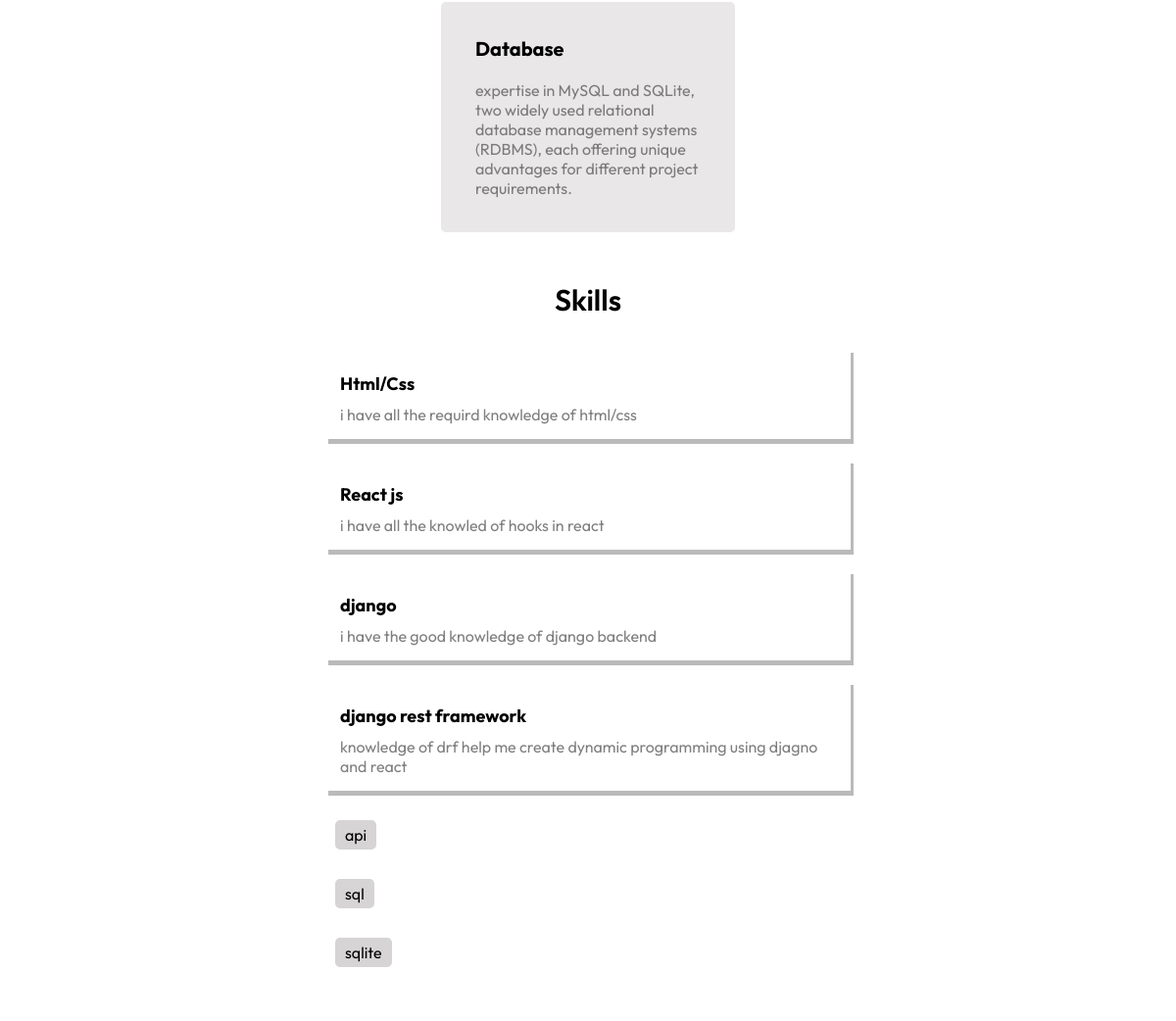
Before: / (middle part) with the older database file.
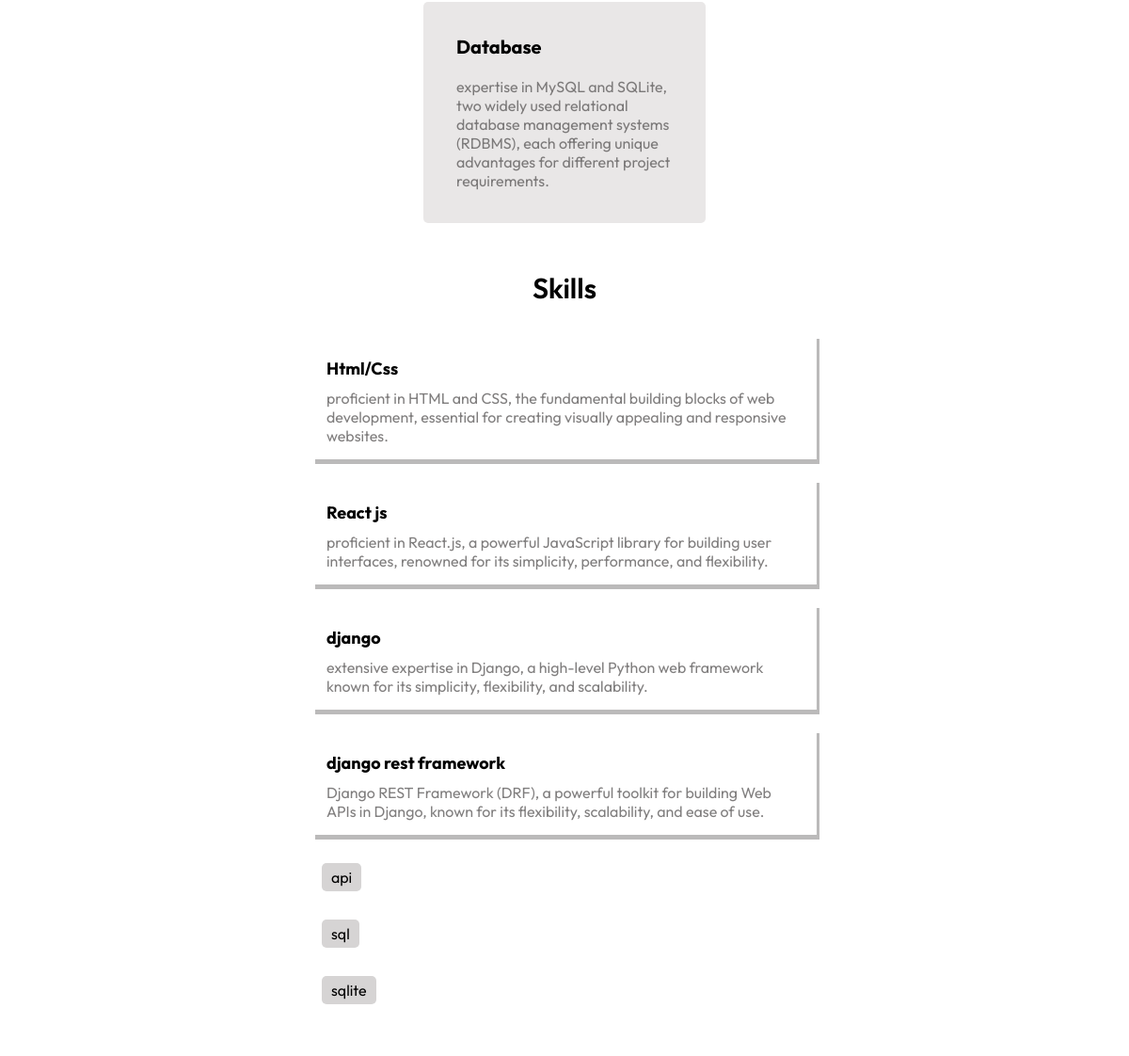
After: the same page with the newer database file.
### base/models.py (models this page shows, shortened)
class Skill(models.Model):
    title = models.CharField(max_length=200)
    body = models.CharField(max_length=200, null=True, blank=True)
    category = models.CharField(max_length=200)
    created = models.DateTimeField(auto_now_add=True)
    id = models.UUIDField(default= uuid.uuid4, unique=True, primary_key=True)

### base/views.py (the view)
# urls.py: path('', views.home, name="home"),
def home(request):
    projects = Projects.objects.all()
    skills = Skill.objects.all()
    form = MessageForm()
    if request.method == "POST":
        form = MessageForm(request.POST)
        if form.is_valid():
            form.save()
            messages.success(request, "your message was succesfully send")
            form = MessageForm()
    context = {"projects":projects, "skills":skills, "form":form}
    return render(request, "base/home.html", context)

### base/templates/base/home.html (shortened to what this page needs)
{% extends "base/main.html" %}
{% load static %}
{% block content %}
    <section class="components">
        <div class="main-skill">
            <div class="backend skill-container">
                <h2>Database</h2>
                <p>expertise in MySQL and SQLite, two widely used relational database management systems (RDBMS), each offering unique advantages for different project requirements.</p>
            </div>
        </div>
    </section>
    <section class="components">
        <div class="language-skills">
            <h1>skills</h1>
            {% for skill in skills %}
            {% if skill.body%}
            <div class="language-skill">
                <h3>{{skill.title}}</h3>
                <p>{{skill.body}}</p>
            </div>
            {% else %}
            <div class="language-skill-container">
                <div class="skill-title">
                <p>{{skill.title}}</p>
                </div>
            </div>
            {% endif %}
            {% endfor %}
        </div>
    </section>
    <section class=" projectcomponent" id="project">
        <div class="project-container">
        <h1>my projects</h1>
    </div>
    </section>
{% endblock %}

Changed rows visible on the page:
changed Skill "Html/Css": body "i have all the requird knowledge of html/css" → "proficient in HTML and CSS, the fundamental building blocks of web development, essential for creating visually appealing and responsive websites."
changed Skill "React js": body "i have all the knowled of hooks in react" → "proficient in React.js, a powerful JavaScript library for building user interfaces, renowned for its simplicity, performance, and flexibility."
changed Skill "django": body "i have the good knowledge of django backend" → "extensive expertise in Django, a high-level Python web framework known for its simplicity, flexibility, and scalability."
changed Skill "django rest framework": body "knowledge of drf help me create dynamic programming using djagno and react" → "Django REST Framework (DRF), a powerful toolkit for building Web APIs in Django, known for its flexibility, scalability, and ease of use."
